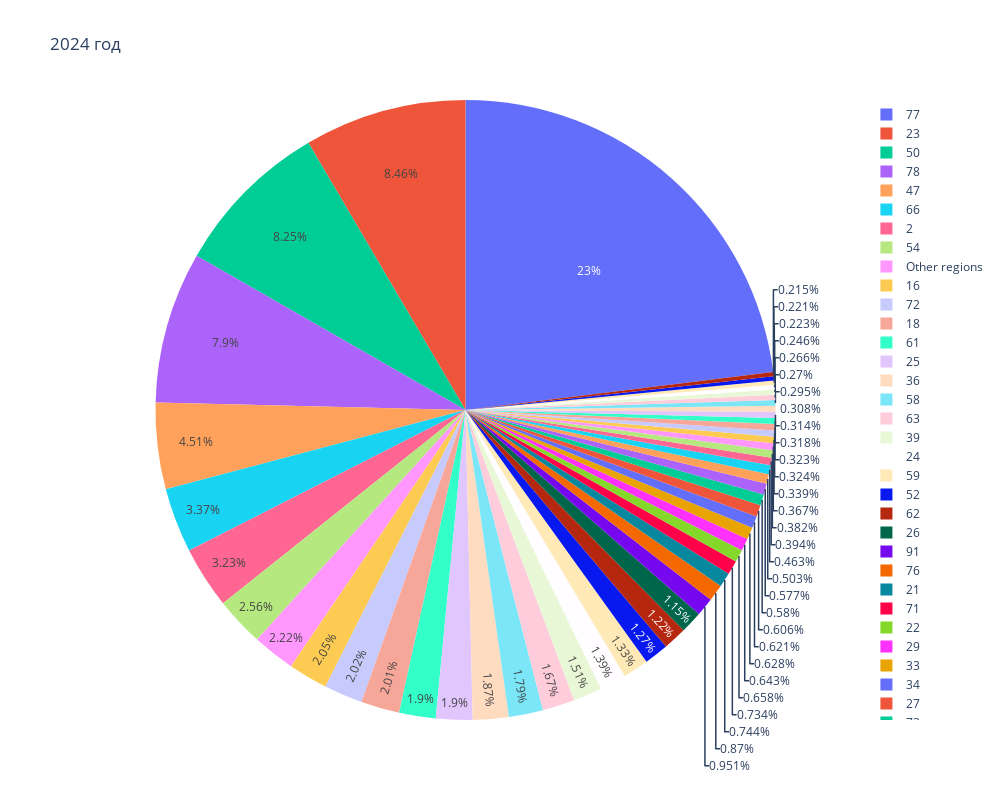

The notebook cell saved with this chart:
### Code cell
# Строим круговую диаграмму ввода жилья в эксплуатацию по регионам в зависимости от года (на вход подаем год)
visual.Make_region_sqr_year(2024)

### Figure 1 — Plotly figure (JSON) as saved in the notebook; plotly's stock layout.template omitted (floating-point values rounded to 4 significant figures)
{"data": [{"domain": {"x": [0, 1], "y": [0, 1]}, "hovertemplate": "region=%{label}<br>all_square=%{value}<extra></extra>", "labels": ["72", "23", "54", "47", "78", "Other regions", "25", "Other regions", "66", "71", "52", "35", "2", "50", "24", "31", "77", "86", "58", "61", "27", "33", "34", "69", "40", "18", "Other regions", "62", "26", "Other regions", "55", "30", "38", "76", "63", "39", "91", "22", "36", "73", "48", "Other regions", "29", "16", "21", "28", "65", "Other regions", "32", "Other regions", "Other regions", "64", "Other regions", "Other regions", "74", "19", "46", "Other regions", "59", "42", "67", "Other regions", "Other regions", "14", "Other regions", "Other regions", "Other regions", "Other regions", "Other regions", "Other regions", "Other regions", "Other regions", "Other regions"], "legendgroup": "", "name": "", "showlegend": true, "type": "pie", "values": [417400.0, 1748000.0, 528800.0, 931400.0, 1633000.0, 24120.0, 393100.0, 17470.0, 695400.0, 151600.0, 262100.0, 79000.0, 666900.0, 1705000.0, 286700.0, 46160.0, 4763000.0, 65810.0, 369100.0, 393600.0, 125200.0, 129700.0, 128400.0, 63690.0, 64910.0, 415100.0, 35700.0, 252700.0, 238300.0, 34370.0, 103900.0, 66930.0, 95610.0, 179700.0, 345500.0, 312300.0, 196500.0, 135900.0, 385700.0, 119900.0, 66800.0, 17520.0, 132800.0, 424200.0, 153700.0, 50810.0, 55000.0, 31870.0, 45770.0, 12750.0, 1421.0, 75890.0, 9458.0, 34890.0, 44420.0, 81480.0, 60930.0, 32190.0, 275400.0, 119100.0, 55750.0, 19600.0, 2955.0, 70150.0, 2981.0, 34630.0, 38910.0, 17870.0, 12190.0, 15000.0, 12889, 31020.0, 18030.0]}], "layout": {"height": 800, "legend": {"tracegroupgap": 0}, "title": {"text": "2024 год"}, "width": 1000}}
